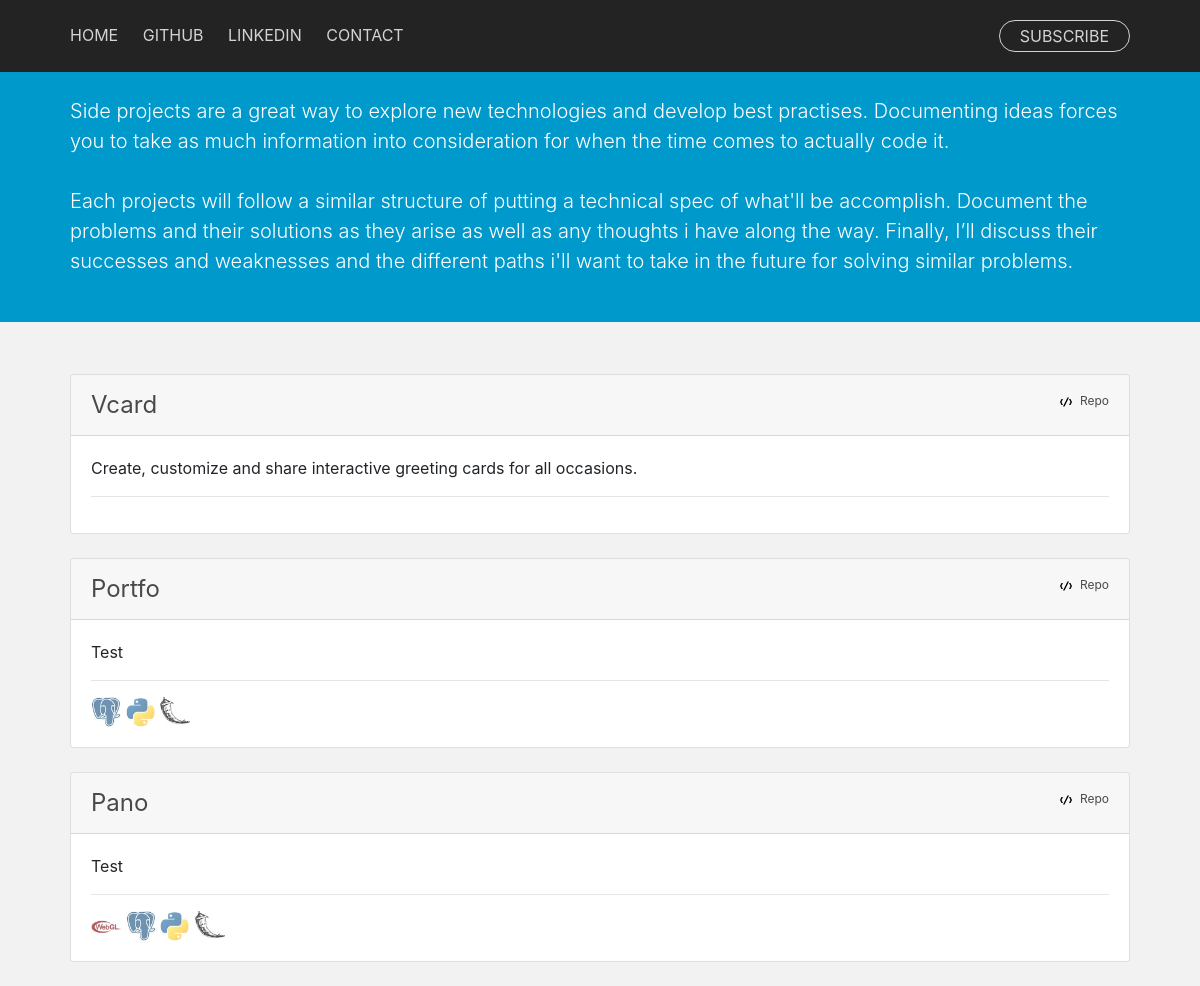
Before: /projects/ with the older database file.
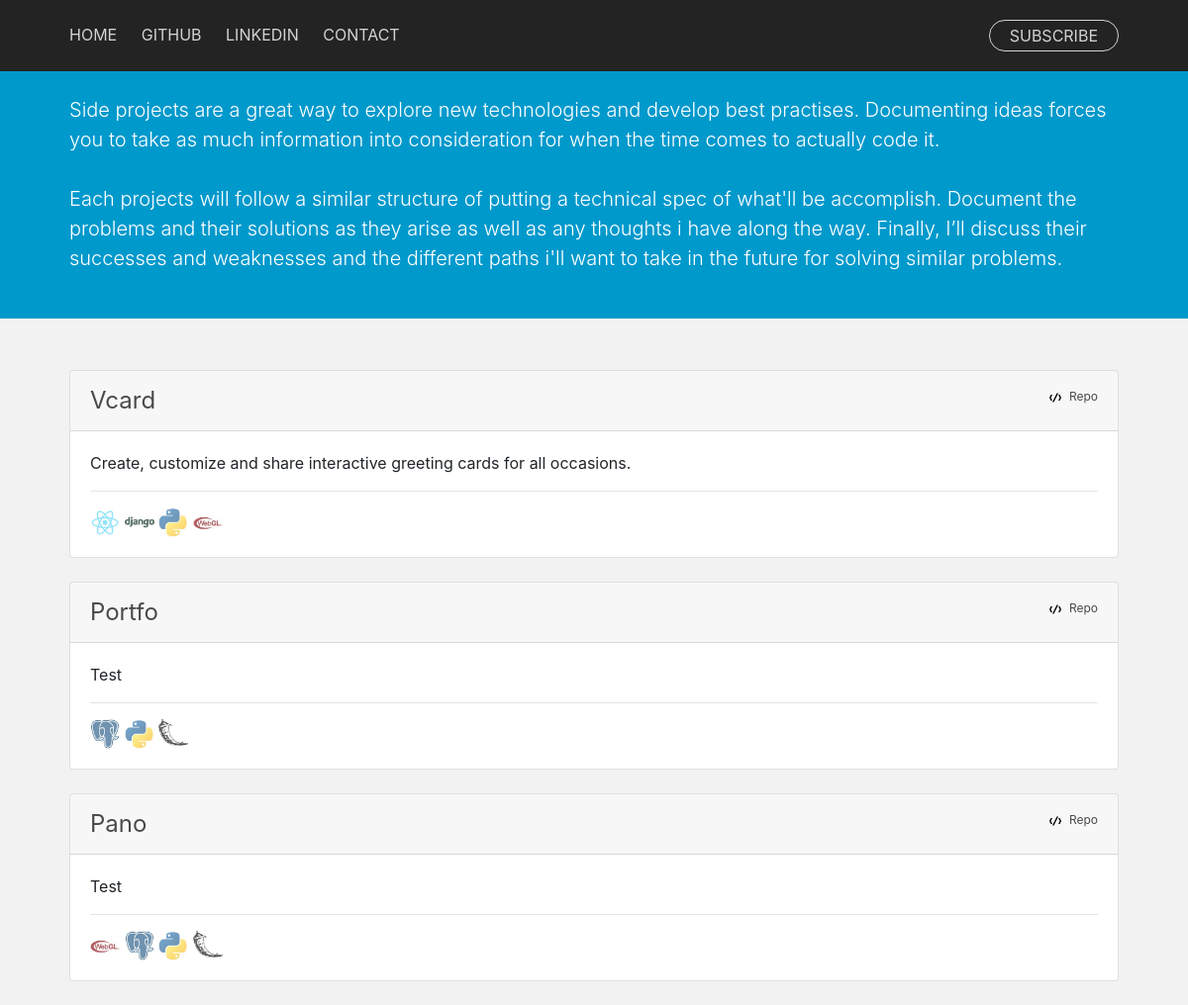
After: the same page with the newer database file.
### blog/models.py (models this page shows, shortened)
class Project(models.Model):
    name = models.CharField(max_length=200)
    pub_date = models.DateTimeField('date published')
    strap = models.CharField(max_length=300)
    content = models.CharField(max_length=5000)
    tags = models.ManyToManyField(Tag, blank=True)
    cover_img = models.CharField(max_length=200)
    published = models.BooleanField(default=False)
    repo = models.CharField(max_length=200, null=True, blank=True)
    demo = models.CharField(max_length=200, null=True, blank=True)

class UsedSoftware(models.Model):
    name = models.CharField(max_length=200)
    small_logo = models.CharField(max_length=200)
    projects = models.ManyToManyField(Project, blank=True)
    website = models.CharField(max_length=200)
    def __str__(self):
        return self.name

### blog/views.py (the view)
# urls.py: path('projects/', views.projects, name='projects'),
def projects(request):
    projects = Project.objects.filter(
        published=True
        ).order_by('-pub_date')
    context = standard_context
    context['projects'] = projects
    return render(request, 'blog/projects.html', context)

### blog/templates/blog/projects.html
{% extends "blog/base.html" %} {% load static %} {% block content %}
<div style="background-color: #0099cc;">
        <div class="container content-intro">
                <p style="height:80px"></p>
                <p class="lead" style="font-size: 20px;">
                Side projects are a great way to explore new technologies and develop best practises.
                Documenting ideas forces you to take as much information into consideration for when the time comes to actually code it.
                <br>
                <br>
                Each projects will follow a similar structure of putting a technical spec of what'll be accomplish.
                Document the problems and their solutions as they arise as well as any thoughts i have along the way.
                Finally, I’ll discuss their successes and weaknesses and the different paths i'll want to take in the future for solving similar problems.
        </p>
        </div>
        <p style="height:30px;"></p>
</div>
<div class="container content">
                <p style="height:20px;"></p>
        {% if projects %} {% for project in projects %}
        <div class="card">
                <div class="card-header">
                        <div style="display: flex; flex-direction: row; justify-content: space-between">
                                <div>
                                        <a style="font-size: 24px;" href="/projects/{{ project.id }}/">{{project.name|capfirst}}</a>
                                </div>
                                <div>
                                        <span style="font-size: 12px;">
                                                <img class="iconic-svg-small" src="{% static 'blog/svg/code.svg' %}" alt="code icon">
                                                <a href="{{project.repo}}">Repo</a>
                                        </span>
                                </div>
                        </div>
                </div>
                <div class="card-body">
                        <div>
                                {{project.content|capfirst|truncatewords:50}}
                        </div>
                        <hr>
                        <div>
                                {% for tech in project.usedsoftware_set.all %}
                                <a href="{{tech.website}}">
                                        <img class="tech-icon" src="{% static 'blog/img/'|add:tech.small_logo %}" alt="{{tech}} icon">
                                </a>
                                {% endfor %}
                        </div>
                </div>
        </div>
        <br> {% endfor %} {% else %} No Projects :( {% endif %}
</div>
{% endblock %}

### blog/templates/blog/base.html (shortened to what this page needs)
{% load static %}
<!DOCTYPE html>
<html lang="en">
<head>
  <link rel="stylesheet" href="https://stackpath.bootstrapcdn.com/bootstrap/4.1.1/css/bootstrap.min.css"
 />
  <link rel="stylesheet" type="text/css" href="{% static 'blog/main.css' %}" />
</head>
<body>
  <nav class="fixed-top" id="menu-article">
    {% include "blog/menu-article.html" %}
  </nav>
  {% block content %}{% endblock %}
</body>
</html>

### blog/templates/blog/menu-article.html
<div class="menu">
    <div class="container content" style="flex-direction: row; justify-content: space-between;">
        <ul class="display-4"
            style="line-height: 30px;font-size:16px;padding:0px; padding-top:20px; padding-bottom: 20px;margin: 0px;border:0px;font-weight:400;">
            <li style="display:inline;padding-right: 20px;"><a href="/">HOME</a></li>
            <li style="display:inline;padding-right: 20px;"><a href="https://github.com/najar1412">GITHUB</a></li>
            <li style="display:inline;padding-right: 20px;"><a
                    href="https://www.linkedin.com/in/rory-jarrel-1ba0a448">LINKEDIN</a></li>
            <li style="display:inline;padding-right: 20px;"><a href="mailto:hello@flatlands.io">CONTACT</a></li>
        </ul>
        <ul class="display-4"
            style="line-height: 30px;font-size:16px;padding:0px; padding-top:20px; padding-bottom: 20px;margin: 0px;border:0px;list-style: none">
            <li>
                <a href="#">
                    <div class="menu-subscribe">SUBSCRIBE</div>
                </a>
            </li>
        </ul>
    </div>
</div>

### blog/static/blog/main.css (style rules this page uses)
html { font-size:16px; }
body { background-color: #f2f2f2; }
.tech-icon { width:30px; height:30px; }
.content { padding-left:40px; padding-right:40px; display: flex; flex-direction: column; }
.content a:link { color: black; font-weight: 400; opacity: 0.7; transition: 0.3s; text-decoration: none; }
.content > ul a:link { color: white; opacity: 0.8; transition: 0.3s; text-decoration: none; }
.menu { background-color: rgb(35, 35, 35); color: white; }
#menu-article { background-color: rgb(35, 35, 35); color: white; }
.menu-subscribe { display: flex; border:0px; padding: 0px; padding-left: 20px; padding-right:20px; margin:0px; border: solid 1px white; border-radius: 20px; font-weight:400; transition: 0.3s; }
.iconic-svg-small { height:12px; width:12px; margin-right:5px; }
.content-intro { color: white; padding-left:40px; padding-right:40px; }

Changed rows visible on the page:
changed Project "Vcard": gains UsedSoftware (small_logo+name (picture))
added UsedSoftware: small_logo+name (picture), shown under Project "Vcard"
